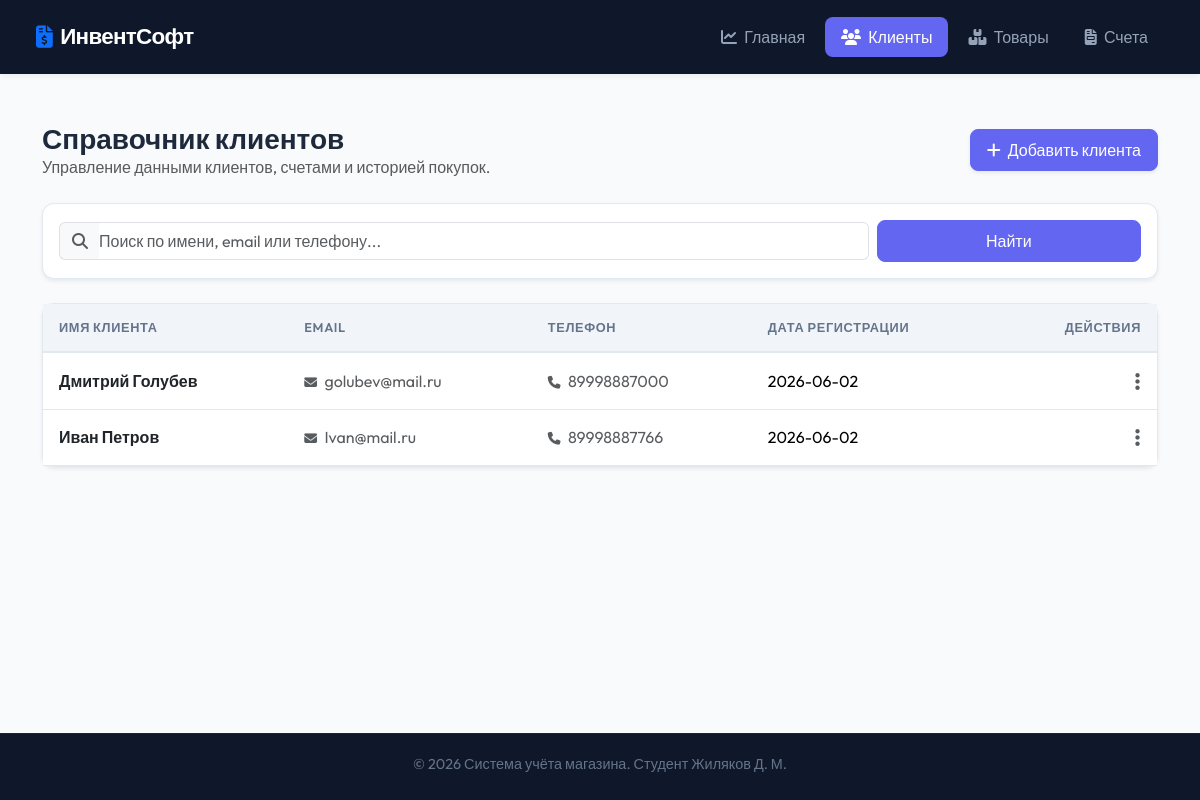
Before: /customers/ with the older database file.
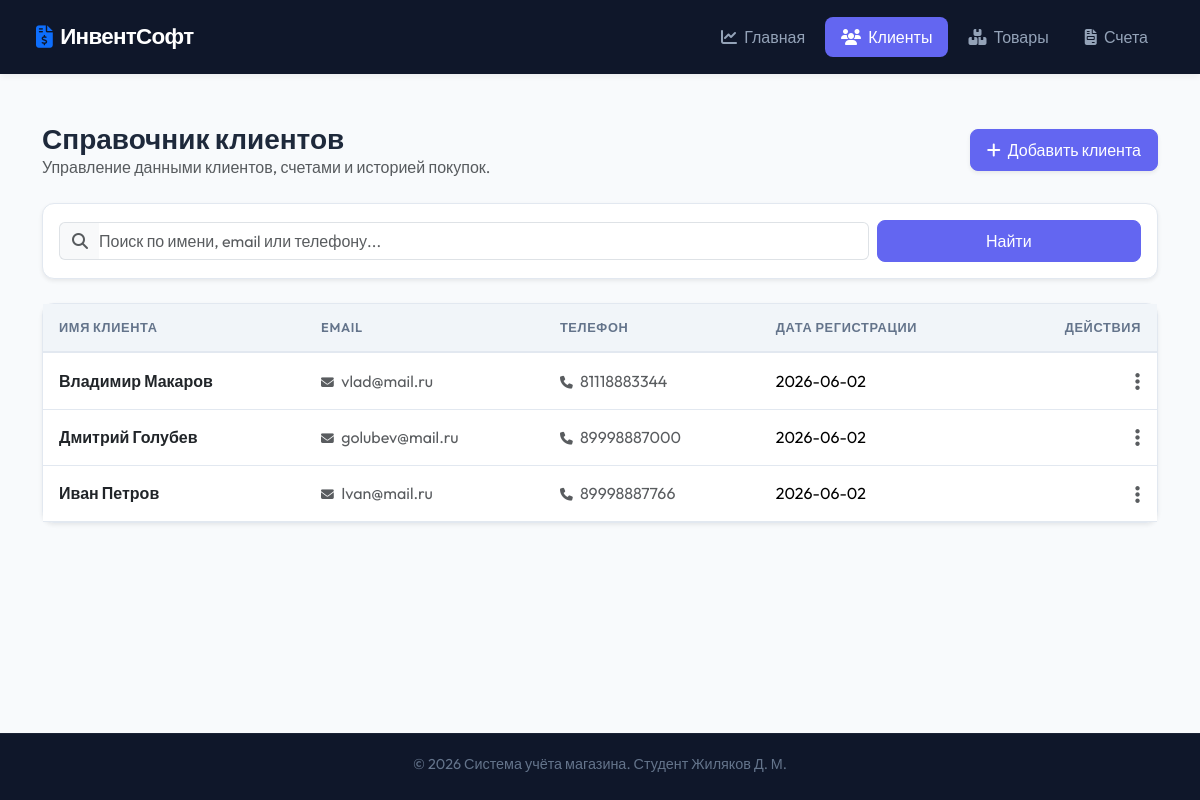
After: the same page with the newer database file.
### core/models.py (models this page shows, shortened)
class Customer(models.Model):
    name = models.CharField(max_length=200, verbose_name='Имя')
    email = models.EmailField(unique=True, blank=True, null=True, verbose_name='Email')
    phone = models.CharField(max_length=15, blank=True, null=True, verbose_name='Телефон')
    address = models.TextField(blank=True, null=True, verbose_name='Адрес')
    created_at = models.DateTimeField(default=timezone.now, verbose_name='Дата создания')

### core/views.py (the view)
def customer_list(request):
    q = request.GET.get('q', '')
    if q:
        customers = Customer.objects.filter(
            Q(name__icontains=q) | Q(email__icontains=q) | Q(phone__icontains=q)
        ).order_by('-created_at')
    else:
        customers = Customer.objects.all().order_by('-created_at')
    return render(request, 'core/customer_list.html', {'customers': customers, 'query': q})

### templates/core/customer_list.html (shortened to what this page needs)
{% extends 'core/base.html' %}
{% block content %}
<div class="d-flex flex-column flex-md-row justify-content-between align-items-md-center gap-3 mb-4">
    <div>
        <h3 class="fw-bold mb-0">Справочник клиентов</h3>
        <p class="text-muted mb-0">Управление данными клиентов, счетами и историей покупок.</p>
    </div>
    <a href="{% url 'customer_add' %}" class="btn btn-primary shadow-sm"><i class="fa-solid fa-plus me-1"></i> Добавить клиента</a>
</div>
<div class="card p-3 mb-4 shadow-sm">
    <form method="get" class="row g-2 align-items-center">
        <div class="col-md-9">
            <div class="input-group">
                <span class="input-group-text bg-light text-muted border-end-0"><i class="fa-solid fa-magnifying-glass"></i></span>
                <input type="text" name="q" class="form-control border-start-0 ps-0" placeholder="Поиск по имени, email или телефону..." value="{{ query }}">
            </div>
        </div>
        <div class="col-md-3 d-flex gap-2">
            <button type="submit" class="btn btn-primary w-100">Найти</button>
        </div>
    </form>
</div>
<div class="card shadow-sm">
    <div class="table-responsive">
        <table class="table mb-0 align-middle">
            <thead>
                <tr>
                    <th>Имя клиента</th>
                    <th>Email</th>
                    <th>Телефон</th>
                    <th>Дата регистрации</th>
                    <th class="text-end">Действия</th>
                </tr>
            </thead>
            <tbody>
                {% for c in customers %}
                    <tr>
                        <td>
                            <a href="{% url 'customer_detail' c.id %}" class="fw-semibold text-decoration-none text-dark">{{ c.name }}</a>
                        </td>
                        <td>
                            <span class="text-muted"><i class="fa-solid fa-envelope me-1 text-muted" style="font-size: 0.8rem;"></i> {{ c.email }}</span>
                        </td>
                        <td>
                            {% if c.phone %}
                                <span class="text-muted"><i class="fa-solid fa-phone me-1 text-muted" style="font-size: 0.8rem;"></i> {{ c.phone }}</span>
                            {% else %}
                                <span class="text-muted italic small">Не указано</span>
                            {% endif %}
                        </td>
                        <td>{{ c.created_at|date:"Y-m-d" }}</td>
                        <td class="text-end">
                            <div class="dropdown">
                                <button class="btn btn-link text-muted p-0" type="button" data-bs-toggle="dropdown">
                                    <i class="fa-solid fa-ellipsis-vertical fa-lg"></i>
                                </button>
                            </div>
                        </td>
                    </tr>
                {% endfor %}
            </tbody>
        </table>
    </div>
</div>
{% endblock %}

Changed rows visible on the page:
added Customer: name "Владимир Макаров", email "vlad@mail.ru", phone "81118883344", created_at "2026-06-02"
